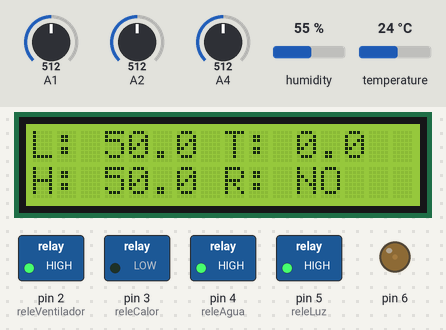
A sketch run on a simulated Arduino Uno, built with avr-gcc and run on an emulated ATmega328P. Parts: 16×2 character LCD, switched loads named in the sketch (green lamp = pin HIGH), output pins drawn as LEDs (lit = HIGH). Inputs (shaded band) come from the test bench; at power-on: A4 = 512, temperature 24 °C, A1 = 512, A2 = 512, humidity 55 %.

Above: at 1.2 s.
1.3 s: A4 set to 555
At 2.5 s:
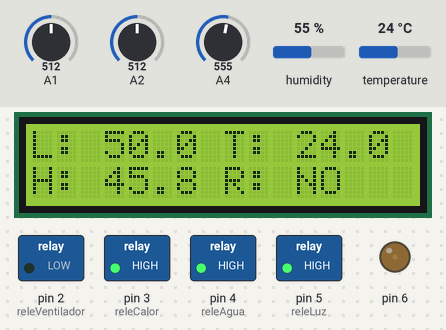
3.5 s: A4 set to 584
At 3.9 s:
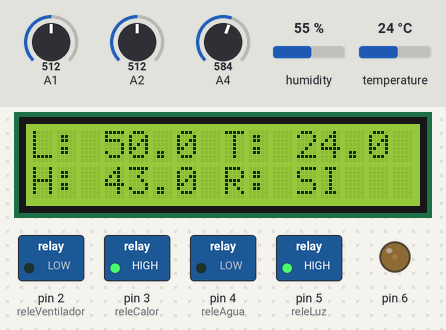
5.0 s: temperature set to 20 °C
At 6.9 s:
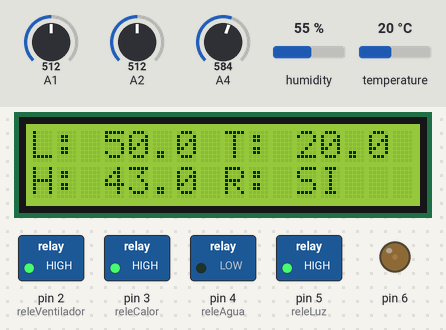
7.5 s: temperature set to 12 °C
At 11.2 s:
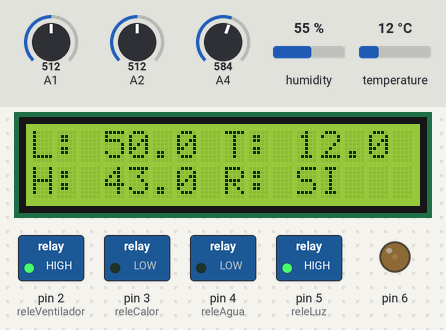
11.5 s: A1 set to 30
At 12.5 s:
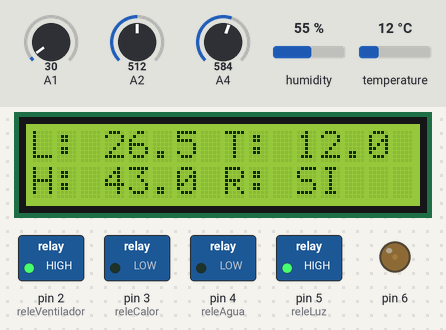
Timing chart, 0 to 14.0 s (numbered marks = the images above; inputs shaded):
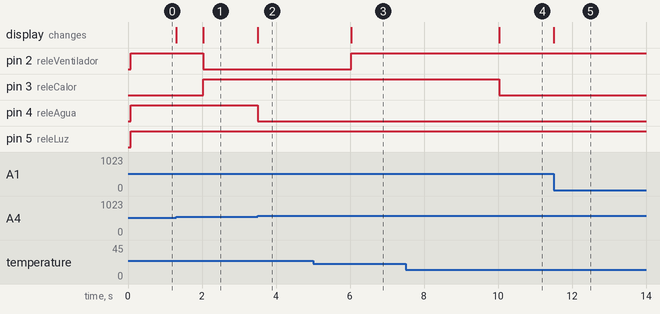

Measured:
- the behaviour switches between 573 and 574 on A4 (found by bisection; images 1 and 2)
- the behaviour switches between 22 and 21 °C on temperature (found by bisection; images 2 and 3)
- after the input at 1.3 s, the display: first changes at once (image 1 shows a later state)
- after the input at 3.5 s, pin 4 (releAgua): HIGH → LOW at once; the display: changes at once (image 2)
- after the input at 5.0 s, pin 2 (releVentilador): LOW → HIGH after 1.0 s; the display: changes after 1.0 s (image 3)
- after the input at 7.5 s, pin 3 (releCalor): HIGH → LOW after 2.5 s; the display: changes after 2.5 s (image 4)
- after the input at 11.5 s, the display: changes at once (image 5)

The sketch:

fms.ino
```cpp
#include <DHT.h>
#include <LiquidCrystal.h>

#define DHTPIN 13
#define DHTTYPE DHT11

DHT dht(DHTPIN, DHTTYPE);
LiquidCrystal lcd(7,8,9,10,11,12);


//CONSTANTES Y VARIABLES MULTITASKING
float dhtContPrevio = 0;
float lcdContPrevio = 0;
float dhtContActual = 0;
float lcdContActual = 0;
float printContPrevio = 0;
float printContActual = 0;
const float dhtMax = 2000;
const float lcdMax= 750;
const float printMax = 1000;

//CONSTANTES PINES
const int releLuz =  5;// Número del pin
const int releCalor = 3;
const int releAgua = 4;//Acciona rele de la bomba
const int releVentilador = 2; // Acciona el relé de los ventiladores

//CONSTANTES HUMEDAD
int humedadMax = 44; //Mientras más humedad menor es la señal analógica

//CONSTANTES LUZ
int luzMin = 20;

//CONSTANTES TEMPERATURA
int minCalor = 20;
int maxCalor = 21;

// VALORES REGISTRADOS
float temp = 0;
float hum_tierra = 0;
float luz_int = 0;
float hum_per = 0;
float luz_per = 0;
void setup() {
  pinMode(releLuz, OUTPUT);
  pinMode(releCalor, OUTPUT);
  pinMode(releAgua, OUTPUT);
  pinMode(releVentilador, OUTPUT);
  analogWrite(6, 20);
  Serial.begin(9600);
  lcd.begin(16, 2);
  dht.begin();
  // Print a message to the LCD.
  lcd.setCursor(0, 0);
  lcd.print("L:");
  lcd.setCursor(8, 0);
  lcd.print("T: ");
  lcd.setCursor(0, 1);
  lcd.print("H:");
  lcd.setCursor(8, 1);
  lcd.print("R: ");
}

void loop() {
  // Contador para el sensor cada x tiempo
  dhtContActual = millis();
  // Leemos y pintamos en LCD la temp
  lcd.setCursor(3,0);
  luz_int = analogRead(A1) + analogRead(A2);
  luz_per = luz_int*100/2048;
  lcd.print(luz_per, 1);
  // Comprobamos el tiempo del sensor de temp, y además pintamos
  if(dhtContActual - dhtContPrevio > dhtMax) {
      temp = dht.readTemperature();
      dhtContPrevio = dhtContActual;
  }
  lcd.setCursor(11, 0);
  lcd.print(temp, 1);
  hum_tierra = analogRead(A4);
  lcd.setCursor(3, 1);
  // Leemos hhumedad y pintamos en LCD
  hum_per = 100 - hum_tierra*100/1024;
  lcd.print(hum_per, 1);
  lcd.setCursor(11, 1);
  // Comprobamos si hay riego y pintamos
  if(hum_per < humedadMax) {
    lcd.print("SI");
  }
  else {
    lcd.print("NO");
  }
  // Comprobamos si la luz está por debajo de mínimos, si es así la encendemos
  if(luz_per < luzMin) {
    digitalWrite(releLuz, LOW);
  }
  else {
    digitalWrite(releLuz, HIGH);
  }
  //TEMPERATURA
  if(temp < minCalor) {
    digitalWrite(releVentilador, HIGH);
    digitalWrite(releCalor, LOW);
  }
  else {
    digitalWrite(releCalor, HIGH);
  }
  if(temp > maxCalor) {
    digitalWrite(releVentilador, LOW);
    digitalWrite(releCalor, HIGH);
  }
  else {
    digitalWrite(releVentilador, HIGH);
  }
  //HUMEDAD
  if(hum_per < humedadMax) {
    digitalWrite(releAgua, LOW);
  }else{
    digitalWrite(releAgua, HIGH);

  }
  // LECTURA/ESCRITURA SERIAL
  String cmd = "";
    if(Serial.available()) {
      delay(10);
      while(Serial.available() > 0){
        cmd += (char)Serial.read();
      }
      Serial.flush();
    }
    if(cmd != "") {
      command(cmd);
    }


}

void command(String cmd){
  switch(cmd.charAt(0)) {
    case 'T':
      Serial.println(temp);
      break;
    case 'L':
      Serial.println(luz_per);
      break;
    case 'H':
      Serial.println(hum_per);
      break;
    case 'S':
      switch(cmd.charAt(1)) {
        case 'T':
          maxCalor = cmd.substring(2).toInt();
          break;
        case 't':
          minCalor = cmd.substring(2).toInt();
          break;
        case 'l':
          luzMin = cmd.substring(2).toInt();
          break;
        case 'H':
          humedadMax = cmd.substring(2).toInt();
          break;
      }
  }
}
```
